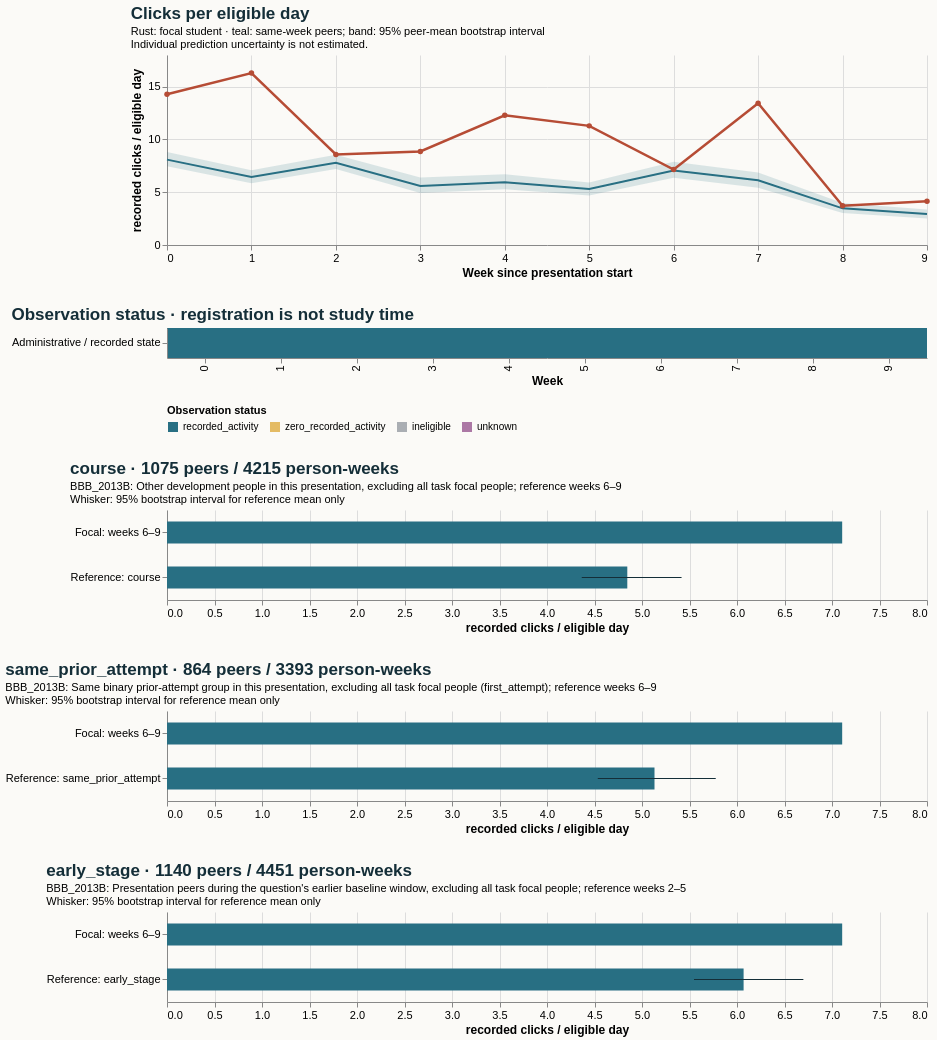

Write a Vega-Lite specification for this figure.
### Vega-Lite specification from a JSON file in a GitHub repository (floating-point values rounded to 4 significant figures)
{"$schema": "https://vega.github.io/schema/vega-lite/v5.20.1.json", "config": {"axis": {"labelFontSize": 11, "titleFontSize": 12}, "background": "#fbfaf7", "font": "sans-serif", "title": {"anchor": "start", "color": "#142e38", "fontSize": 17, "subtitleFontSize": 11}, "view": {"continuousHeight": 300, "continuousWidth": 300, "stroke": null}}, "datasets": {"data-24a0c569ec48276d42e10b202f2c1e78": [{"hi": null, "lo": null, "series": "Focal: weeks 6–9", "value": 7.107}, {"hi": 6.699, "lo": 5.547, "series": "Reference: early_stage", "value": 6.069}], "data-382f03a14b7aa27d317f864f137d63c4": [{"eligible_days": 7.0, "end_day": 6, "logging_completeness": "unknown", "observation_status": "recorded_activity", "row": "Administrative / recorded state", "score_status": "withheld_release_time_unknown", "start_day": 0, "value": 14.29, "week": 0}, {"eligible_days": 7.0, "end_day": 13, "logging_completeness": "unknown", "observation_status": "recorded_activity", "row": "Administrative / recorded state", "score_status": "withheld_release_time_unknown", "start_day": 7, "value": 16.29, "week": 1}, {"eligible_days": 7.0, "end_day": 20, "logging_completeness": "unknown", "observation_status": "recorded_activity", "row": "Administrative / recorded state", "score_status": "withheld_release_time_unknown", "start_day": 14, "value": 8.571, "week": 2}, {"eligible_days": 7.0, "end_day": 27, "logging_completeness": "unknown", "observation_status": "recorded_activity", "row": "Administrative / recorded state", "score_status": "withheld_release_time_unknown", "start_day": 21, "value": 8.857, "week": 3}, {"eligible_days": 7.0, "end_day": 34, "logging_completeness": "unknown", "observation_status": "recorded_activity", "row": "Administrative / recorded state", "score_status": "withheld_release_time_unknown", "start_day": 28, "value": 12.29, "week": 4}, {"eligible_days": 7.0, "end_day": 41, "logging_completeness": "unknown", "observation_status": "recorded_activity", "row": "Administrative / recorded state", "score_status": "withheld_release_time_unknown", "start_day": 35, "value": 11.29, "week": 5}, {"eligible_days": 7.0, "end_day": 48, "logging_completeness": "unknown", "observation_status": "recorded_activity", "row": "Administrative / recorded state", "score_status": "withheld_release_time_unknown", "start_day": 42, "value": 7.143, "week": 6}, {"eligible_days": 7.0, "end_day": 55, "logging_completeness": "unknown", "observation_status": "recorded_activity", "row": "Administrative / recorded state", "score_status": "withheld_release_time_unknown", "start_day": 49, "value": 13.43, "week": 7}, {"eligible_days": 7.0, "end_day": 62, "logging_completeness": "unknown", "observation_status": "recorded_activity", "row": "Administrative / recorded state", "score_status": "withheld_release_time_unknown", "start_day": 56, "value": 3.714, "week": 8}, {"eligible_days": 7.0, "end_day": 69, "logging_completeness": "unknown", "observation_status": "recorded_activity", "row": "Administrative / recorded state", "score_status": "withheld_release_time_unknown", "start_day": 63, "value": 4.143, "week": 9}], "data-51b8e70bcd9215deb7df8584d2b7d7b4": [{"hi": null, "lo": null, "series": "Focal: weeks 6–9", "value": 7.107}, {"hi": 5.776, "lo": 4.534, "series": "Reference: same_prior_attempt", "value": 5.132}], "data-569241109099a733b69a9587450f429e": [{"end_day": 6, "focal_value": 14.29, "peer_ci_high": 8.801, "peer_ci_low": 7.454, "peer_mean": 8.09, "peer_observations": 1167, "peer_people": 1167, "reference": "course", "unit": "recorded clicks / eligible day", "week": 0}, {"end_day": 13, "focal_value": 16.29, "peer_ci_high": 7.079, "peer_ci_low": 5.849, "peer_mean": 6.449, "peer_observations": 1159, "peer_people": 1159, "reference": "course", "unit": "recorded clicks / eligible day", "week": 1}, {"end_day": 20, "focal_value": 8.571, "peer_ci_high": 8.555, "peer_ci_low": 7.193, "peer_mean": 7.8, "peer_observations": 1140, "peer_people": 1140, "reference": "course", "unit": "recorded clicks / eligible day", "week": 2}, {"end_day": 27, "focal_value": 8.857, "peer_ci_high": 6.404, "peer_ci_low": 4.925, "peer_mean": 5.586, "peer_observations": 1132, "peer_people": 1132, "reference": "course", "unit": "recorded clicks / eligible day", "week": 3}, {"end_day": 34, "focal_value": 12.29, "peer_ci_high": 6.708, "peer_ci_low": 5.275, "peer_mean": 5.952, "peer_observations": 1093, "peer_people": 1093, "reference": "course", "unit": "recorded clicks / eligible day", "week": 4}, {"end_day": 41, "focal_value": 11.29, "peer_ci_high": 5.928, "peer_ci_low": 4.696, "peer_mean": 5.31, "peer_observations": 1086, "peer_people": 1086, "reference": "course", "unit": "recorded clicks / eligible day", "week": 5}, {"end_day": 48, "focal_value": 7.143, "peer_ci_high": 7.893, "peer_ci_low": 6.363, "peer_mean": 7.057, "peer_observations": 1075, "peer_people": 1075, "reference": "course", "unit": "recorded clicks / eligible day", "week": 6}, {"end_day": 55, "focal_value": 13.43, "peer_ci_high": 6.865, "peer_ci_low": 5.423, "peer_mean": 6.139, "peer_observations": 1059, "peer_people": 1059, "reference": "course", "unit": "recorded clicks / eligible day", "week": 7}, {"end_day": 62, "focal_value": 3.714, "peer_ci_high": 3.986, "peer_ci_low": 3.035, "peer_mean": 3.471, "peer_observations": 1049, "peer_people": 1049, "reference": "course", "unit": "recorded clicks / eligible day", "week": 8}, {"end_day": 69, "focal_value": 4.143, "peer_ci_high": 3.362, "peer_ci_low": 2.501, "peer_mean": 2.935, "peer_observations": 1032, "peer_people": 1032, "reference": "course", "unit": "recorded clicks / eligible day", "week": 9}], "data-bcce90b275fb5dc5e2a084c4de442774": [{"hi": null, "lo": null, "series": "Focal: weeks 6–9", "value": 7.107}, {"hi": 5.416, "lo": 4.366, "series": "Reference: course", "value": 4.845}]}, "resolve": {"scale": {"color": "independent"}}, "spacing": 28, "vconcat": [{"data": {"name": "data-569241109099a733b69a9587450f429e"}, "height": 190, "layer": [{"encoding": {"x": {"axis": {"tickMinStep": 1}, "field": "week", "title": "Week since presentation start", "type": "quantitative"}, "y": {"field": "peer_ci_low", "scale": {"zero": true}, "title": "recorded clicks / eligible day", "type": "quantitative"}, "y2": {"field": "peer_ci_high"}}, "mark": {"color": "#286f83", "opacity": 0.16, "type": "area"}}, {"encoding": {"tooltip": [{"field": "week", "type": "quantitative"}, {"field": "peer_mean", "type": "quantitative"}, {"field": "peer_people", "type": "quantitative"}, {"field": "peer_observations", "type": "quantitative"}], "x": {"field": "week", "type": "quantitative"}, "y": {"field": "peer_mean", "type": "quantitative"}}, "mark": {"color": "#286f83", "strokeWidth": 2, "type": "line"}}, {"encoding": {"tooltip": [{"field": "week", "type": "quantitative"}, {"field": "focal_value", "type": "quantitative"}], "x": {"field": "week", "type": "quantitative"}, "y": {"field": "focal_value", "type": "quantitative"}}, "mark": {"color": "#b64c35", "point": {"color": "#b64c35"}, "strokeWidth": 2.5, "type": "line"}}], "title": {"subtitle": ["Rust: focal student · teal: same-week peers; band: 95% peer-mean bootstrap interval", "Individual prediction uncertainty is not estimated."], "text": "Clicks per eligible day"}, "width": 760}, {"data": {"name": "data-382f03a14b7aa27d317f864f137d63c4"}, "encoding": {"color": {"field": "observation_status", "legend": {"labelLimit": 260, "orient": "bottom"}, "scale": {"domain": ["recorded_activity", "zero_recorded_activity", "ineligible", "unknown"], "range": ["#286f83", "#e4bb64", "#aaaeb3", "#ac78a5"]}, "title": "Observation status", "type": "nominal"}, "tooltip": [{"field": "week", "type": "quantitative"}, {"field": "eligible_days", "type": "quantitative"}, {"field": "observation_status", "type": "nominal"}, {"field": "logging_completeness", "type": "nominal"}], "x": {"field": "week", "title": "Week", "type": "ordinal"}, "y": {"field": "row", "title": null, "type": "nominal"}}, "height": 30, "mark": {"type": "rect"}, "title": "Observation status · registration is not study time", "width": 760}, {"data": {"name": "data-bcce90b275fb5dc5e2a084c4de442774"}, "height": 90, "layer": [{"encoding": {"x": {"field": "value", "scale": {"domain": [0, 7.463], "zero": true}, "title": "recorded clicks / eligible day", "type": "quantitative"}, "y": {"field": "series", "sort": null, "title": null, "type": "nominal"}}, "mark": {"color": "#286f83", "size": 22, "type": "bar"}}, {"encoding": {"x": {"field": "lo", "type": "quantitative"}, "x2": {"field": "hi"}, "y": {"field": "series", "sort": null, "title": null, "type": "nominal"}}, "mark": {"color": "#142e38", "type": "rule"}}], "title": {"subtitle": ["BBB_2013B: Other development people in this presentation, excluding all task focal people; reference weeks 6–9", "Whisker: 95% bootstrap interval for reference mean only"], "text": "course · 1075 peers / 4215 person-weeks"}, "width": 760}, {"data": {"name": "data-51b8e70bcd9215deb7df8584d2b7d7b4"}, "height": 90, "layer": [{"encoding": {"x": {"field": "value", "scale": {"domain": [0, 7.463], "zero": true}, "title": "recorded clicks / eligible day", "type": "quantitative"}, "y": {"field": "series", "sort": null, "title": null, "type": "nominal"}}, "mark": {"color": "#286f83", "size": 22, "type": "bar"}}, {"encoding": {"x": {"field": "lo", "type": "quantitative"}, "x2": {"field": "hi"}, "y": {"field": "series", "sort": null, "title": null, "type": "nominal"}}, "mark": {"color": "#142e38", "type": "rule"}}], "title": {"subtitle": ["BBB_2013B: Same binary prior-attempt group in this presentation, excluding all task focal people (first_attempt); reference weeks 6–9", "Whisker: 95% bootstrap interval for reference mean only"], "text": "same_prior_attempt · 864 peers / 3393 person-weeks"}, "width": 760}, {"data": {"name": "data-24a0c569ec48276d42e10b202f2c1e78"}, "height": 90, "layer": [{"encoding": {"x": {"field": "value", "scale": {"domain": [0, 7.463], "zero": true}, "title": "recorded clicks / eligible day", "type": "quantitative"}, "y": {"field": "series", "sort": null, "title": null, "type": "nominal"}}, "mark": {"color": "#286f83", "size": 22, "type": "bar"}}, {"encoding": {"x": {"field": "lo", "type": "quantitative"}, "x2": {"field": "hi"}, "y": {"field": "series", "sort": null, "title": null, "type": "nominal"}}, "mark": {"color": "#142e38", "type": "rule"}}], "title": {"subtitle": ["BBB_2013B: Presentation peers during the question's earlier baseline window, excluding all task focal people; reference weeks 2–5", "Whisker: 95% bootstrap interval for reference mean only"], "text": "early_stage · 1140 peers / 4451 person-weeks"}, "width": 760}]}
